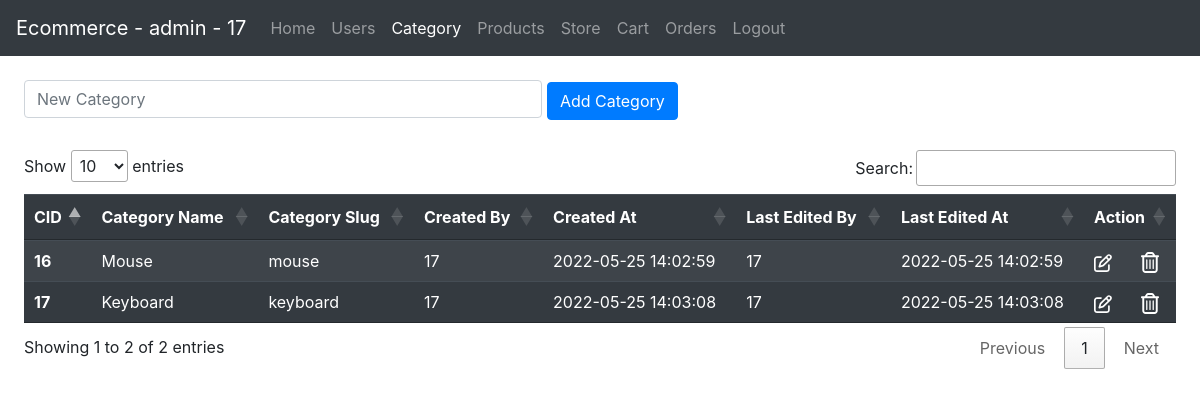
/category.php (signed in), run on the app's committed database.
### tables this page shows
CREATE TABLE `category` (
  `cid` int(11) NOT NULL,
  `cname` varchar(80) NOT NULL,
  `slug` varchar(80) NOT NULL,
  `created_by` int(11) NOT NULL,
  `created_at` datetime NOT NULL DEFAULT current_timestamp(),
  `edited_by` int(11) NOT NULL,
  `edited_at` datetime NOT NULL DEFAULT current_timestamp()
);

### category.php (the view, shortened to what this page needs)
<!doctype html>
<html lang="en">
  <head>
    <link rel="stylesheet" href="https://cdn.jsdelivr.net/npm/bootstrap@4.6.1/dist/css/bootstrap.min.css">
    <link rel="stylesheet" href="./asset/css/style.css">
    <link rel="stylesheet" type="text/css" href="https://cdn.datatables.net/1.12.0/css/jquery.dataTables.css">
  </head>
  <body>
    <?php
      include "./includes/nav.php";
      if(isset($_SESSION['username'])) {
        echo '<form id="category-form" class="m-4 form" method="POST" action="addCategory.php">
                <input type="text" class="form-control mb-2" id="add-category" aria-describedby="emailHelp" name="add-category" placeholder="New Category">
                <button type="submit" class="btn btn-primary">Add Category</button>
              </form>';
        $sql = "SELECT * FROM category";
        $result = mysqli_query($conn, $sql);
        echo '<div class="m-4">
          <table class="table table-striped table-dark" id="category_table">
            <thead>
              <tr>
                <th scope="col">CID</th>
                <th scope="col">Category Name</th>
                <th scope="col">Category Slug</th>
                <th scope="col">Created By</th>
                <th scope="col">Created At</th>
                <th scope="col">Last Edited By</th>
                <th scope="col">Last Edited At</th>
                <th scope="col">Action</th>
              </tr>
            </thead>';
        while($row = mysqli_fetch_assoc($result)) {
          echo '<tr>
            <th scope="row">'.$row['cid'].'</th>
            <td>'.$row['cname'].'</td>
            <td>'.$row['slug'].'</td>
            <td>'.$row['created_by'].'</td>
            <td>'.$row['created_at'].'</td>
            <td>'.$row['edited_by'].'</td>
            <td>'.$row['edited_at'].'</td>
            <td>
              <a href="editCategoryPage.php?cid='.$row['cid'].'" class="mr-4"><img src = "./asset/icon/edit.svg" alt="Edit" width="18"/></a>
              <a id="delete-category-'.$row['cid'].'" href-url="deleteCategory.php?cid='.$row['cid'].'" href="javascript:void(0);" onclick="confirmation('.$row['cid'].');"><img src = "./asset/icon/delete.svg" alt="Delete" width="18"/></a>
            </td>
          </tr>';
        }
      } else {
        $_SESSION['err'] = 1;
        $_SESSION['errmsg'] = "Please Sign Up or Login to continue.";
        header("location: ./signup.php");
      }
    ?>
  </body>
</html>

### asset/css/style.css (style rules this page uses)
#add-category { width: 45%; display: inline-block !important; }

### data on the page
category: cid "16", cname "Mouse", slug "mouse", created_by "17", created_at "2022-05-25 14:02:59", edited_by "17", edited_at "2022-05-25 14:02:59"
category: cid "17", cname "Keyboard", slug "keyboard", created_by "17", created_at "2022-05-25 14:03:08", edited_by "17", edited_at "2022-05-25 14:03:08"

### other printed values
$_SESSION['username'] "admin"
$_SESSION['sno'] "17"
